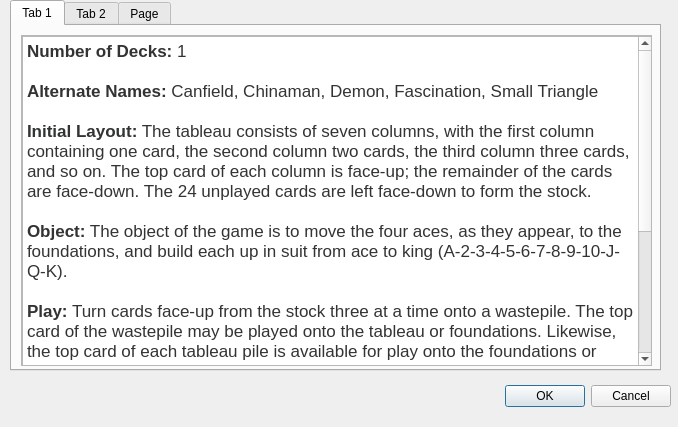
<?xml version="1.0" encoding="UTF-8"?>
<ui version="4.0">
 <class>help</class>
 <widget class="QDialog" name="help">
  <property name="geometry">
   <rect>
    <x>0</x>
    <y>0</y>
    <width>678</width>
    <height>427</height>
   </rect>
  </property>
  <property name="windowTitle">
   <string>Dialog</string>
  </property>
  <widget class="QDialogButtonBox" name="buttonBox">
   <property name="geometry">
    <rect>
     <x>330</x>
     <y>380</y>
     <width>341</width>
     <height>32</height>
    </rect>
   </property>
   <property name="orientation">
    <enum>Qt::Horizontal</enum>
   </property>
   <property name="standardButtons">
    <set>QDialogButtonBox::Cancel|QDialogButtonBox::Ok</set>
   </property>
  </widget>
  <widget class="QTabWidget" name="tabWidget">
   <property name="geometry">
    <rect>
     <x>10</x>
     <y>0</y>
     <width>651</width>
     <height>371</height>
    </rect>
   </property>
   <property name="currentIndex">
    <number>0</number>
   </property>
   <widget class="QWidget" name="tab">
    <attribute name="title">
     <string>Tab 1</string>
    </attribute>
    <widget class="QScrollArea" name="scrollArea">
     <property name="geometry">
      <rect>
       <x>9</x>
       <y>9</y>
       <width>631</width>
       <height>331</height>
      </rect>
     </property>
     <property name="widgetResizable">
      <bool>true</bool>
     </property>
     <widget class="QWidget" name="scrollAreaWidgetContents">
      <property name="geometry">
       <rect>
        <x>0</x>
        <y>0</y>
        <width>629</width>
        <height>329</height>
       </rect>
      </property>
      <widget class="QTextBrowser" name="textBrowser">
       <property name="geometry">
        <rect>
         <x>0</x>
         <y>0</y>
         <width>631</width>
         <height>331</height>
        </rect>
       </property>
       <property name="html">
        <string>&lt;!DOCTYPE HTML PUBLIC &quot;-//W3C//DTD HTML 4.0//EN&quot; &quot;http://www.w3.org/TR/REC-html40/strict.dtd&quot;&gt;
&lt;html&gt;&lt;head&gt;&lt;meta name=&quot;qrichtext&quot; content=&quot;1&quot; /&gt;&lt;style type=&quot;text/css&quot;&gt;
p, li { white-space: pre-wrap; }
&lt;/style&gt;&lt;/head&gt;&lt;body style=&quot; font-family:'.SF NS Text'; font-size:13pt; font-weight:400; font-style:normal;&quot;&gt;
&lt;p style=&quot; margin-top:0px; margin-bottom:0px; margin-left:0px; margin-right:0px; -qt-block-indent:0; text-indent:0px;&quot;&gt;&lt;span style=&quot; font-family:'Lucida Grande'; font-weight:600; color:#323333;&quot;&gt;Number of Decks:&lt;/span&gt;&lt;span style=&quot; font-family:'Lucida Grande'; color:#323333;&quot;&gt; 1&lt;/span&gt;&lt;/p&gt;
&lt;p style=&quot;-qt-paragraph-type:empty; margin-top:0px; margin-bottom:0px; margin-left:0px; margin-right:0px; -qt-block-indent:0; text-indent:0px; font-family:'Lucida Grande'; color:#323333;&quot;&gt;&lt;br /&gt;&lt;/p&gt;
&lt;p style=&quot; margin-top:0px; margin-bottom:0px; margin-left:0px; margin-right:0px; -qt-block-indent:0; text-indent:0px;&quot;&gt;&lt;span style=&quot; font-family:'Lucida Grande'; font-weight:600; color:#323333;&quot;&gt;Alternate Names:&lt;/span&gt;&lt;span style=&quot; font-family:'Lucida Grande'; color:#323333;&quot;&gt; Canfield, Chinaman, Demon, Fascination, Small Triangle&lt;/span&gt;&lt;/p&gt;
&lt;p style=&quot;-qt-paragraph-type:empty; margin-top:0px; margin-bottom:0px; margin-left:0px; margin-right:0px; -qt-block-indent:0; text-indent:0px; font-family:'Lucida Grande'; color:#323333;&quot;&gt;&lt;br /&gt;&lt;/p&gt;
&lt;p style=&quot; margin-top:0px; margin-bottom:0px; margin-left:0px; margin-right:0px; -qt-block-indent:0; text-indent:0px;&quot;&gt;&lt;span style=&quot; font-family:'Lucida Grande'; font-weight:600; color:#323333;&quot;&gt;Initial Layout:&lt;/span&gt;&lt;span style=&quot; font-family:'Lucida Grande'; color:#323333;&quot;&gt; The tableau consists of seven columns, with the first column containing one card, the second column two cards, the third column three cards, and so on. The top card of each column is face-up; the remainder of the cards are face-down. The 24 unplayed cards are left face-down to form the stock.&lt;/span&gt;&lt;/p&gt;
&lt;p style=&quot;-qt-paragraph-type:empty; margin-top:0px; margin-bottom:0px; margin-left:0px; margin-right:0px; -qt-block-indent:0; text-indent:0px; font-family:'Lucida Grande'; color:#323333;&quot;&gt;&lt;br /&gt;&lt;/p&gt;
&lt;p style=&quot; margin-top:0px; margin-bottom:0px; margin-left:0px; margin-right:0px; -qt-block-indent:0; text-indent:0px;&quot;&gt;&lt;span style=&quot; font-family:'Lucida Grande'; font-weight:600; color:#323333;&quot;&gt;Object:&lt;/span&gt;&lt;span style=&quot; font-family:'Lucida Grande'; color:#323333;&quot;&gt; The object of the game is to move the four aces, as they appear, to the foundations, and build each up in suit from ace to king (A-2-3-4-5-6-7-8-9-10-J-Q-K).&lt;/span&gt;&lt;/p&gt;
&lt;p style=&quot;-qt-paragraph-type:empty; margin-top:0px; margin-bottom:0px; margin-left:0px; margin-right:0px; -qt-block-indent:0; text-indent:0px; font-family:'Lucida Grande'; color:#323333;&quot;&gt;&lt;br /&gt;&lt;/p&gt;
&lt;p style=&quot; margin-top:0px; margin-bottom:0px; margin-left:0px; margin-right:0px; -qt-block-indent:0; text-indent:0px;&quot;&gt;&lt;span style=&quot; font-family:'Lucida Grande'; font-weight:600; color:#323333;&quot;&gt;Play:&lt;/span&gt;&lt;span style=&quot; font-family:'Lucida Grande'; color:#323333;&quot;&gt; Turn cards face-up from the stock three at a time onto a wastepile. The top card of the wastepile may be played onto the tableau or foundations. Likewise, the top card of each tableau pile is available for play onto the foundations or another tableau pile. Cards within the tableau may be build down in sequence and alternating color. A sequence of cards may be moved as a unit from one pile to another. When a face-down tableau card is exposed, turn it face-up. If a space is created in the tableau, it may only be filled with a king. The stock may be recycled from the wastepile when it becomes empty. The game ends when either all foundations are filled (in which case you've won), or when no more moves are possible (or when the only possible move is to recycle the stock). In this case you've lost.&lt;/span&gt;&lt;/p&gt;
&lt;p style=&quot; margin-top:0px; margin-bottom:0px; margin-left:0px; margin-right:0px; -qt-block-indent:0; text-indent:0px;&quot;&gt;&lt;span style=&quot; font-family:'Lucida Grande'; color:#323333;&quot;&gt;A slightly easier version of the game allows you to pull cards from the stock one at a time (rather than three at a time). In some versions of the game, this also limits the number of redeals you're allowed (usually to two).&lt;/span&gt; &lt;/p&gt;&lt;/body&gt;&lt;/html&gt;</string>
       </property>
      </widget>
     </widget>
    </widget>
   </widget>
   <widget class="QWidget" name="tab_2">
    <attribute name="title">
     <string>Tab 2</string>
    </attribute>
    <widget class="QScrollArea" name="scrollArea_2">
     <property name="geometry">
      <rect>
       <x>9</x>
       <y>9</y>
       <width>631</width>
       <height>331</height>
      </rect>
     </property>
     <property name="widgetResizable">
      <bool>true</bool>
     </property>
     <widget class="QWidget" name="scrollAreaWidgetContents_2">
      <property name="geometry">
       <rect>
        <x>0</x>
        <y>0</y>
        <width>629</width>
        <height>329</height>
       </rect>
      </property>
      <widget class="QTextBrowser" name="textBrowser_2">
       <property name="geometry">
        <rect>
         <x>0</x>
         <y>0</y>
         <width>631</width>
         <height>341</height>
        </rect>
       </property>
       <property name="html">
        <string>&lt;!DOCTYPE HTML PUBLIC &quot;-//W3C//DTD HTML 4.0//EN&quot; &quot;http://www.w3.org/TR/REC-html40/strict.dtd&quot;&gt;
&lt;html&gt;&lt;head&gt;&lt;meta name=&quot;qrichtext&quot; content=&quot;1&quot; /&gt;&lt;style type=&quot;text/css&quot;&gt;
p, li { white-space: pre-wrap; }
&lt;/style&gt;&lt;/head&gt;&lt;body style=&quot; font-family:'.SF NS Text'; font-size:13pt; font-weight:400; font-style:normal;&quot;&gt;
&lt;p style=&quot; margin-top:0px; margin-bottom:0px; margin-left:0px; margin-right:0px; -qt-block-indent:0; text-indent:0px;&quot;&gt;&lt;span style=&quot; font-family:'Lucida Grande'; font-weight:600; color:#323333;&quot;&gt;Number of Decks:&lt;/span&gt;&lt;span style=&quot; font-family:'Lucida Grande'; color:#323333;&quot;&gt; 1&lt;/span&gt;&lt;/p&gt;
&lt;p style=&quot;-qt-paragraph-type:empty; margin-top:0px; margin-bottom:0px; margin-left:0px; margin-right:0px; -qt-block-indent:0; text-indent:0px; font-family:'Lucida Grande'; color:#323333;&quot;&gt;&lt;br /&gt;&lt;/p&gt;
&lt;p style=&quot; margin-top:0px; margin-bottom:0px; margin-left:0px; margin-right:0px; -qt-block-indent:0; text-indent:0px;&quot;&gt;&lt;span style=&quot; font-family:'Lucida Grande'; font-weight:600; color:#323333;&quot;&gt;Initial Layout:&lt;/span&gt;&lt;span style=&quot; font-family:'Lucida Grande'; color:#323333;&quot;&gt; Cards are dealt face-up into eight columns. The first four columns each contain seven cards, and the last four contain six cards each. Space is set aside for four foundation piles and four &amp;quot;free cells&amp;quot; -- holding stations where cards may be temporarily stored during play.&lt;/span&gt;&lt;/p&gt;
&lt;p style=&quot;-qt-paragraph-type:empty; margin-top:0px; margin-bottom:0px; margin-left:0px; margin-right:0px; -qt-block-indent:0; text-indent:0px; font-family:'Lucida Grande'; color:#323333;&quot;&gt;&lt;br /&gt;&lt;/p&gt;
&lt;p style=&quot; margin-top:0px; margin-bottom:0px; margin-left:0px; margin-right:0px; -qt-block-indent:0; text-indent:0px;&quot;&gt;&lt;span style=&quot; font-family:'Lucida Grande'; font-weight:600; color:#323333;&quot;&gt;Object:&lt;/span&gt;&lt;span style=&quot; font-family:'Lucida Grande'; color:#323333;&quot;&gt; The object of the game is to move the four aces, as they appear, to the foundations, and build each up in suit from ace to king (A-2-3-4-5-6-7-8-9-10-J-Q-K).&lt;/span&gt;&lt;/p&gt;
&lt;p style=&quot;-qt-paragraph-type:empty; margin-top:0px; margin-bottom:0px; margin-left:0px; margin-right:0px; -qt-block-indent:0; text-indent:0px; font-family:'Lucida Grande'; color:#323333;&quot;&gt;&lt;br /&gt;&lt;/p&gt;
&lt;p style=&quot; margin-top:0px; margin-bottom:0px; margin-left:0px; margin-right:0px; -qt-block-indent:0; text-indent:0px;&quot;&gt;&lt;span style=&quot; font-family:'Lucida Grande'; font-weight:600; color:#323333;&quot;&gt;Play:&lt;/span&gt;&lt;span style=&quot; font-family:'Lucida Grande'; color:#323333;&quot;&gt; Only the top (exposed) card of each tableau pile is available for play. It may be moved to a foundation pile, a free cell, or to another tableau pile. Within the tableau, cards are built down in sequence and alternating in color. Any card may be moved into an empty space. Blocks of cards may not be moved, unless the requisite number of free cells and/or tableau spaces are availabe to allow each individual card to be moved. If you fill all four foundation piles, you win.&lt;/span&gt; &lt;/p&gt;&lt;/body&gt;&lt;/html&gt;</string>
       </property>
      </widget>
     </widget>
    </widget>
   </widget>
   <widget class="QWidget" name="tab_3">
    <attribute name="title">
     <string>Page</string>
    </attribute>
    <widget class="QScrollArea" name="scrollArea_3">
     <property name="geometry">
      <rect>
       <x>10</x>
       <y>10</y>
       <width>631</width>
       <height>331</height>
      </rect>
     </property>
     <property name="widgetResizable">
      <bool>true</bool>
     </property>
     <widget class="QWidget" name="scrollAreaWidgetContents_3">
      <property name="geometry">
       <rect>
        <x>0</x>
        <y>0</y>
        <width>629</width>
        <height>329</height>
       </rect>
      </property>
      <widget class="QTextBrowser" name="textBrowser_3">
       <property name="geometry">
        <rect>
         <x>0</x>
         <y>0</y>
         <width>631</width>
         <height>331</height>
        </rect>
       </property>
       <property name="html">
        <string>&lt;!DOCTYPE HTML PUBLIC &quot;-//W3C//DTD HTML 4.0//EN&quot; &quot;http://www.w3.org/TR/REC-html40/strict.dtd&quot;&gt;
&lt;html&gt;&lt;head&gt;&lt;meta name=&quot;qrichtext&quot; content=&quot;1&quot; /&gt;&lt;style type=&quot;text/css&quot;&gt;
p, li { white-space: pre-wrap; }
&lt;/style&gt;&lt;/head&gt;&lt;body style=&quot; font-family:'.SF NS Text'; font-size:13pt; font-weight:400; font-style:normal;&quot;&gt;
&lt;p style=&quot; margin-top:0px; margin-bottom:0px; margin-left:0px; margin-right:0px; -qt-block-indent:0; text-indent:0px;&quot;&gt;&lt;span style=&quot; font-family:'Lucida Grande'; font-weight:600; color:#323333;&quot;&gt;Number of Decks:&lt;/span&gt;&lt;span style=&quot; font-family:'Lucida Grande'; color:#323333;&quot;&gt; 2&lt;/span&gt;&lt;/p&gt;
&lt;p style=&quot;-qt-paragraph-type:empty; margin-top:0px; margin-bottom:0px; margin-left:0px; margin-right:0px; -qt-block-indent:0; text-indent:0px; font-family:'Lucida Grande'; color:#323333;&quot;&gt;&lt;br /&gt;&lt;/p&gt;
&lt;p style=&quot; margin-top:0px; margin-bottom:0px; margin-left:0px; margin-right:0px; -qt-block-indent:0; text-indent:0px;&quot;&gt;&lt;span style=&quot; font-family:'Lucida Grande'; font-weight:600; color:#323333;&quot;&gt;Initial Layout:&lt;/span&gt;&lt;span style=&quot; font-family:'Lucida Grande'; color:#323333;&quot;&gt; The tableau consists of ten piles; the first four containing six cards each, and the last six containing five cards each. The top card of each pile is dealt face-up; the rest are dealt face-down. The remainder of the deck forms the stock.&lt;/span&gt;&lt;/p&gt;
&lt;p style=&quot;-qt-paragraph-type:empty; margin-top:0px; margin-bottom:0px; margin-left:0px; margin-right:0px; -qt-block-indent:0; text-indent:0px; font-family:'Lucida Grande'; color:#323333;&quot;&gt;&lt;br /&gt;&lt;/p&gt;
&lt;p style=&quot; margin-top:0px; margin-bottom:0px; margin-left:0px; margin-right:0px; -qt-block-indent:0; text-indent:0px;&quot;&gt;&lt;span style=&quot; font-family:'Lucida Grande'; font-weight:600; color:#323333;&quot;&gt;Object:&lt;/span&gt;&lt;span style=&quot; font-family:'Lucida Grande'; color:#323333;&quot;&gt; The object of the game is to build eight sequences in suit from king to ace (K-Q-J-10-9-8-7-6-5-4-3-2-A). Unlike many solitaires, the cards are not moved to foundations, but are built entirely within the tableau. If you succeed in in creating all eight groups, you win.&lt;/span&gt;&lt;/p&gt;
&lt;p style=&quot;-qt-paragraph-type:empty; margin-top:0px; margin-bottom:0px; margin-left:0px; margin-right:0px; -qt-block-indent:0; text-indent:0px; font-family:'Lucida Grande'; color:#323333;&quot;&gt;&lt;br /&gt;&lt;/p&gt;
&lt;p style=&quot; margin-top:0px; margin-bottom:0px; margin-left:0px; margin-right:0px; -qt-block-indent:0; text-indent:0px;&quot;&gt;&lt;span style=&quot; font-family:'Lucida Grande'; font-weight:600; color:#323333;&quot;&gt;Play:&lt;/span&gt;&lt;span style=&quot; font-family:'Lucida Grande'; color:#323333;&quot;&gt; The top card of each tableau pile is available for play. You may build down, regardless of suit. If cards are both in suit and in sequence, they may be moved as a block from one tableau pile to another. When a face-down card is exposed, turn it face-up. When a space is created, it may be filled with any available card or build. When no more moves are possible, then deal another ten cards from the stock, one to each tableau pile. There is no redeal.&lt;/span&gt; &lt;/p&gt;&lt;/body&gt;&lt;/html&gt;</string>
       </property>
      </widget>
     </widget>
    </widget>
   </widget>
  </widget>
 </widget>
 <resources/>
 <connections>
  <connection>
   <sender>buttonBox</sender>
   <signal>accepted()</signal>
   <receiver>help</receiver>
   <slot>accept()</slot>
   <hints>
    <hint type="sourcelabel">
     <x>248</x>
     <y>254</y>
    </hint>
    <hint type="destinationlabel">
     <x>157</x>
     <y>274</y>
    </hint>
   </hints>
  </connection>
  <connection>
   <sender>buttonBox</sender>
   <signal>rejected()</signal>
   <receiver>help</receiver>
   <slot>reject()</slot>
   <hints>
    <hint type="sourcelabel">
     <x>316</x>
     <y>260</y>
    </hint>
    <hint type="destinationlabel">
     <x>286</x>
     <y>274</y>
    </hint>
   </hints>
  </connection>
 </connections>
</ui>
